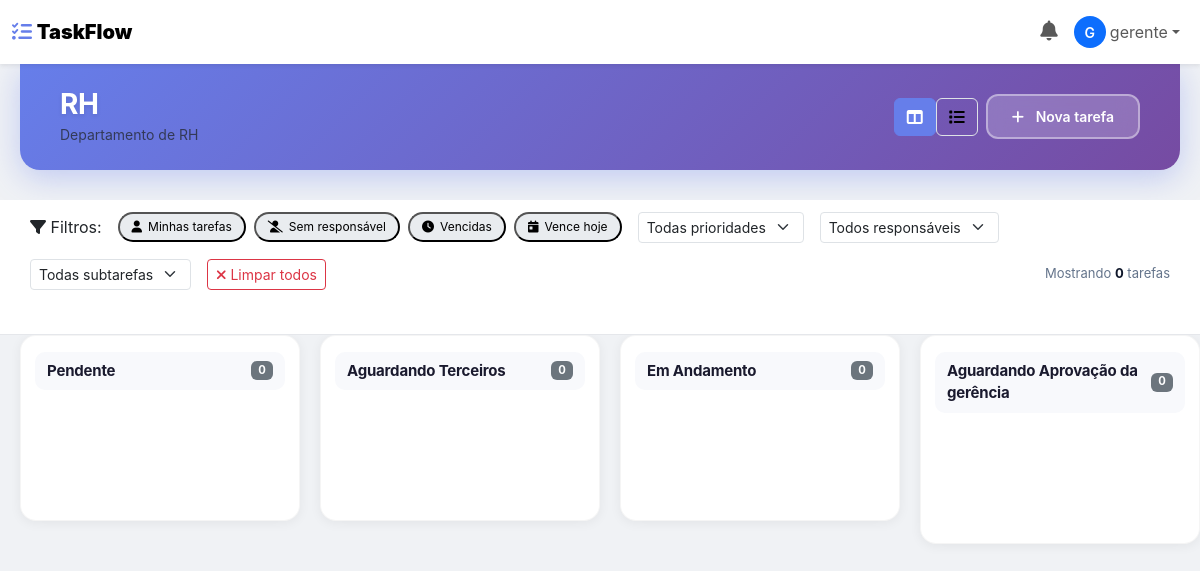
Screenshot of /board/2/ (signed in) with the database file from the repository.
### main/models.py (models this page shows, shortened)
class User(AbstractUser):
    TIPOS = (
        ("admin", "Administrador"),
        ("gerente", "Gerente"),
        ("usuario", "Usuário"),
    )
    tipo = models.CharField(
        max_length=20,
        choices=TIPOS,
        default="usuario"
    )
    workspace = models.ForeignKey(
        "Workspace",
        on_delete=models.SET_NULL,
        null=True,
        blank=True,
        related_name="usuarios"
    )

class Board(models.Model):
    workspace = models.ForeignKey(
        Workspace,
        on_delete=models.CASCADE,
        related_name="boards"
    )
    nome = models.CharField(
        max_length=100
    )
    descricao = models.TextField(
        blank=True
    )
    privado = models.BooleanField(
        default=False
    )
    criado_em = models.DateTimeField(
        auto_now_add=True
    )

class Status(models.Model):
    workflow = models.ForeignKey(
        Workflow,
        on_delete=models.CASCADE,
        related_name="status"
    )
    nome = models.CharField(
        max_length=100
    )
    ordem = models.PositiveIntegerField(
        default=0
    )
    cor = models.CharField(
        max_length=20,
        default="#000000"
    )
    class Meta:
        ordering = [
            "ordem"
        ]

### main/views.py (the view)
# urls.py: path("board/<int:board_id>/", board_view, name="board"),
@login_required
@board_access_required
def board_view(request, board_id):
    board = get_object_or_404(Board, id=board_id)
    usuario = request.user
    if not check_permission_user_board(usuario, board):
        messages.error(request, "Você não tem permissão para acessar este setor.")
        return redirect("home")
    status_list = Status.objects.filter(
        workflow__board=board
    ).order_by("ordem").prefetch_related(
        "tasks__subtasks",
        "tasks__comments",
        "tasks__history"
    )
    membros_ids = BoardMember.objects.filter(
        board=board
    ).values_list('usuario_id', flat=True)
    usuarios_board = User.objects.filter(
        id__in=membros_ids,
        workspace=usuario.workspace,
        is_active=True
    ).order_by('first_name', 'last_name')
    if usuario not in usuarios_board:
        usuarios_board = usuarios_board | User.objects.filter(id=usuario.id)
    usuarios = User.objects.filter(
        workspace=request.user.workspace,
        is_active=True
    )
    from datetime import date, timedelta
    today = date.today()
    today_plus_3 = today + timedelta(days=3)
    open_task_id = request.GET.get('open_task')
    return render(
        request,
        "board.html",
        {
            "board": board,
            "status_list": status_list,
            "usuarios": usuarios,
            "usuarios_board": usuarios_board,
            "user_tipo": usuario.tipo,
            "today": today,
            "today_plus_3": today_plus_3,
            "open_task_id": open_task_id,
        }
    )

### main/templates/board.html (shortened to what this page needs)
{% load static %}
<!DOCTYPE html>
<html lang="pt-br">
<head>
    <link href="https://cdn.jsdelivr.net/npm/bootstrap@5.3.3/dist/css/bootstrap.min.css" rel="stylesheet">
    <link rel="stylesheet" href="https://cdnjs.cloudflare.com/ajax/libs/font-awesome/6.4.0/css/all.min.css">
    <link rel="stylesheet" href="https://cdnjs.cloudflare.com/ajax/libs/at.js/1.5.4/css/jquery.atwho.min.css">
    <link rel="stylesheet" href="{% static 'css/board.css' %}">
</head>
<body>
    {% include 'navbar.html' %}
    <div class="board-header d-flex justify-content-between align-items-center">
        <div>
            <h2 class="mb-0">{{ board.nome }}</h2>
            <small class="text-muted">{{ board.descricao|default:"Sem descrição" }}</small>
        </div>
        <div class="d-flex gap-2 align-items-center">
            <div class="btn-group" role="group">
                <button type="button" class="view-toggle-btn active" data-view="kanban" title="Visualização Kanban">
                    <i class="fas fa-columns"></i>
                </button>
                <button type="button" class="view-toggle-btn" data-view="list" title="Visualização em Lista">
                    <i class="fas fa-list"></i>
                </button>
            </div>
            <button class="btn btn-primary" data-bs-toggle="modal" data-bs-target="#addTaskModal">
                <i class="fas fa-plus"></i> Nova tarefa
            </button>
        </div>
    </div>
    <div class="filters-section" id="filtersSection">
        <div class="d-flex flex-wrap align-items-center gap-3">
            <label><i class="fas fa-filter"></i> Filtros:</label>
            <div class="quick-filter-group">
                <button class="filter-badge" data-filter="mine" onclick="toggleFilter('mine')">
                    <i class="fas fa-user"></i> Minhas tarefas
                </button>
                <button class="filter-badge" data-filter="unassigned" onclick="toggleFilter('unassigned')">
                    <i class="fas fa-user-slash"></i> Sem responsável
                </button>
                <button class="filter-badge" data-filter="overdue" onclick="toggleFilter('overdue')">
                    <i class="fas fa-clock"></i> Vencidas
                </button>
                <button class="filter-badge" data-filter="today" onclick="toggleFilter('today')">
                    <i class="fas fa-calendar-day"></i> Vence hoje
                </button>
            </div>
            <select id="filterPriority" class="form-select form-select-sm" style="width: auto;">
                <option value="all">Todas prioridades</option>
            </select>
            <select id="filterResponsavel" class="form-select form-select-sm" style="width: auto;">
                <option value="all">Todos responsáveis</option>
            </select>
            <select id="filterSubtasks" class="form-select form-select-sm" style="width: auto;">
                <option value="all">Todas subtarefas</option>
            </select>
            <button class="btn btn-sm btn-outline-danger" onclick="clearAllFilters()">
                <i class="fas fa-times"></i> Limpar todos
            </button>
            <span class="filter-stats" id="filterStats">
                Mostrando <strong id="visibleCount">0</strong> tarefas
            </span>
        </div>
    </div>
    <div class="kanban-container" id="kanbanContainer">
        {% for status in status_list %}
        <div class="kanban-column" data-status="{{ status.id }}" data-status-name="{{ status.nome }}">
            <div class="column-title">
                {{ status.nome }}
                <span class="badge bg-secondary" id="count-{{ status.id }}">0</span>
            </div>
            <div class="tasks" id="tasks-{{ status.id }}" data-status="{{ status.id }}">
            </div>
        </div>
        {% endfor %}
    </div>
</body>
</html>

### main/templates/navbar.html (shortened to what this page needs)
<nav class="navbar navbar-expand-lg navbar-light bg-white shadow-sm">
    <div class="container-fluid">
        <a class="navbar-brand fw-bold" href="{% url 'home' %}">
            <i class="fas fa-tasks" style="color: #667eea;"></i>
            <strong>TaskFlow</strong>
        </a>
        <div class="collapse navbar-collapse" id="navbarNav">
            <ul class="navbar-nav ms-auto align-items-center">
                <li class="nav-item dropdown" id="notificacoes-dropdown">
                    <a class="nav-link position-relative" href="#" role="button" data-bs-toggle="dropdown" aria-expanded="false" id="sino-notificacoes">
                        <i class="fas fa-bell" style="font-size: 20px;"></i>
                    </a>
                </li>
                <li class="nav-item dropdown">
                    <a class="nav-link dropdown-toggle d-flex align-items-center" href="#" role="button" data-bs-toggle="dropdown">
                        {% if user.avatar %}
                        <img src="{{ user.avatar.url }}" alt="Avatar" class="rounded-circle me-1" style="width: 32px; height: 32px; object-fit: cover;">
                        {% else %}
                        <div class="rounded-circle bg-primary text-white d-inline-flex align-items-center justify-content-center me-1" style="width: 32px; height: 32px; font-size: 14px; font-weight: 600;">
                            {{ user.first_name|first|default:user.username|first|upper }}
                        </div>
                        {% endif %}
                        <span class="d-none d-md-inline">
                            {{ user.first_name|default:user.username }}
                        </span>
                    </a>
                </li>
            </ul>
        </div>
    </div>
</nav>

### static/css/board.css (style rules this page uses)
* { box-sizing: border-box; }
body { background: #f0f2f5; font-family: 'Inter', -apple-system, BlinkMacSystemFont, 'Segoe UI', Roboto, sans-serif; margin: 0; padding: 0; }
.board-header { background: linear-gradient(135deg, #667eea 0%, #764ba2 100%); padding: 24px 40px; border-radius: 0 0 20px 20px; margin: 0 20px 30px 20px; box-shadow: 0 8px 32px rgba(102, 126, 234, 0.35); display: flex; justify-content: space-between; align-items: center; flex-wrap: wrap; gap: 15px; }
.board-header h2 { color: #ffffff; font-size: 28px; font-weight: 700; margin: 0; letter-spacing: -0.5px; text-shadow: 0 2px 4px rgba(0, 0, 0, 0.1); }
.board-header .btn-primary { background: rgba(255, 255, 255, 0.2); border: 2px solid rgba(255, 255, 255, 0.4); color: #fff; padding: 10px 24px; border-radius: 12px; font-weight: 600; font-size: 14px; transition: all 0.3s ease; backdrop-filter: blur(10px); }
.board-header .btn-primary i { margin-right: 8px; }
.kanban-container { display: flex; gap: 20px; padding: 0 20px 30px 20px; overflow-x: auto; min-height: calc(100vh - 200px); align-items: flex-start; }
.kanban-column { flex: 0 0 320px; min-width: 280px; max-width: 380px; background: #ffffff; border-radius: 16px; padding: 16px 14px; box-shadow: 0 2px 12px rgba(0, 0, 0, 0.06); border: 1px solid rgba(0, 0, 0, 0.04); transition: all 0.3s ease; max-height: calc(100vh - 200px); display: flex; flex-direction: column; }
.column-title { font-size: 15px; font-weight: 700; color: #1a1a2e; padding: 8px 12px; margin-bottom: 14px; border-radius: 10px; display: flex; justify-content: space-between; align-items: center; background: #f8f9fc; letter-spacing: -0.2px; flex-shrink: 0; }
.tasks { flex: 1; overflow-y: auto; padding-right: 4px; min-height: 100px; max-height: calc(100vh - 280px); }
.filters-section { background: white; padding: 12px 30px; border-bottom: 1px solid #e5e7eb; display: flex; flex-wrap: wrap; align-items: center; gap: 12px; }
.filters-section .filter-stats { font-size: 13px; color: #64748b; margin-left: auto; }
.filters-section .filter-stats strong { color: #0f172a; }
@media (max-width: 1200px) { .kanban-column { flex: 0 0 280px; min-width: 260px; } }

### main/templates/board.html (style rules this page uses)
body { background: #f0f2f5; }
.kanban-container { display: flex; }
.filter-badge { display: inline-flex; align-items: center; gap: 6px; background: #e9ecef; padding: 4px 12px; border-radius: 20px; font-size: 12px; cursor: pointer; transition: all 0.2s; }
.view-toggle-btn { background: none; border: 1px solid #dee2e6; padding: 6px 12px; border-radius: 6px; cursor: pointer; transition: all 0.2s; }
.view-toggle-btn.active { background: #667eea; color: white; border-color: #667eea; }
.quick-filter-group { display: flex; gap: 8px; flex-wrap: wrap; align-items: center; }

### rows the page displays
User: first_name|first "G", first_name "gerente"
Board: nome "RH", descricao "Departamento de RH"
Status: nome "Pendente"
Status: nome "Aguardando Terceiros"
Status: nome "Em Andamento"
Status: nome "Aguardando Aprovação da gerência"
